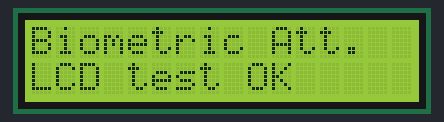
The sketch below on a simulated ESP32. Parts: 16×2 character LCD. What the sketch prints to the serial monitor is not drawn.

Above: at 0.1 s.
At 2.1 s:
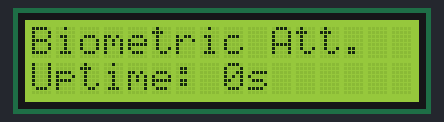
At 11.1 s:
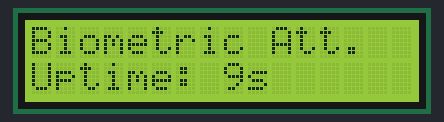
At 20.2 s:
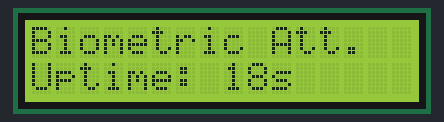
At 29.2 s:
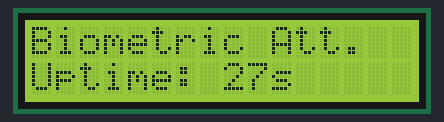
At 38.2 s:
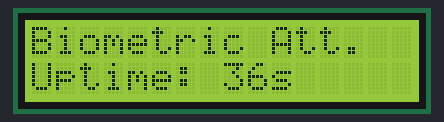

The sketch:

lcd_test.ino
```cpp
// lcd_test.ino - bench test for the ACM1602K 16x2 character LCD (SPLC780D1 = HD44780-compatible) on an ESP32
// 4-bit parallel mode, write-only (R/W tied to GND). Wiring table: see the chat / docs/hardware notes.
// If the screen shows a row of solid blocks or nothing: turn the contrast potentiometer slowly.

#include <LiquidCrystal.h>  // built-in Arduino library for HD44780-style LCDs (works on ESP32)

const int LCD_RS = 23;  // GPIO23 -> LCD pin 4 (RS, register select)
const int LCD_E  = 19;  // GPIO19 -> LCD pin 6 (E, enable)
const int LCD_D4 = 18;  // GPIO18 -> LCD pin 11 (DB4)
const int LCD_D5 = 4;   // GPIO4  -> LCD pin 12 (DB5)
const int LCD_D6 = 32;  // GPIO32 -> LCD pin 13 (DB6)
const int LCD_D7 = 13;  // GPIO13 -> LCD pin 14 (DB7)

LiquidCrystal lcd(LCD_RS, LCD_E, LCD_D4, LCD_D5, LCD_D6, LCD_D7);  // 4-bit mode: only DB4-DB7 are used

unsigned long counter = 0;  // seconds since boot, shown on line 2

void setup() {  // runs once at power-up
  Serial.begin(115200);  // USB serial monitor
  lcd.begin(16, 2);  // tell the library the display is 16 columns x 2 rows
  lcd.clear();  // blank the screen and move the cursor home
  lcd.setCursor(0, 0);  // column 0, row 0 (top line)
  lcd.print("Biometric Att.");  // 14 chars fits the 16-char line
  lcd.setCursor(0, 1);  // column 0, row 1 (bottom line)
  lcd.print("LCD test OK");  // proves writing works
  Serial.println("LCD initialised - check the screen");  // serial confirmation
  delay(2000);  // leave the message up for 2 s
}

void loop() {  // runs forever
  lcd.setCursor(0, 1);  // bottom line, first column
  lcd.print("Uptime: ");  // label
  lcd.print(counter);  // number of seconds
  lcd.print("s      ");  // trailing spaces wipe leftover digits
  counter++;  // next second
  delay(1000);  // wait one second
}
```

Measured:
- what the display in image 1 shows lasts 1.0 s, from 2.1 s to 3.1 s
